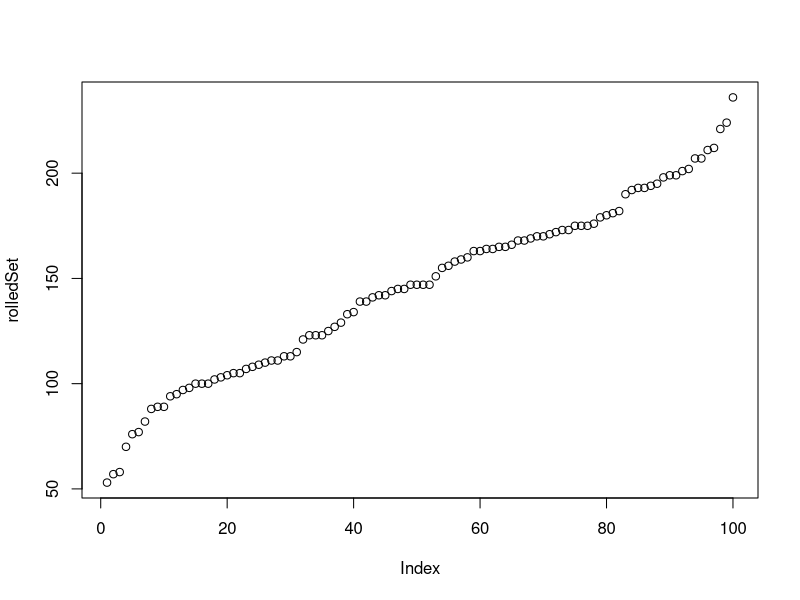
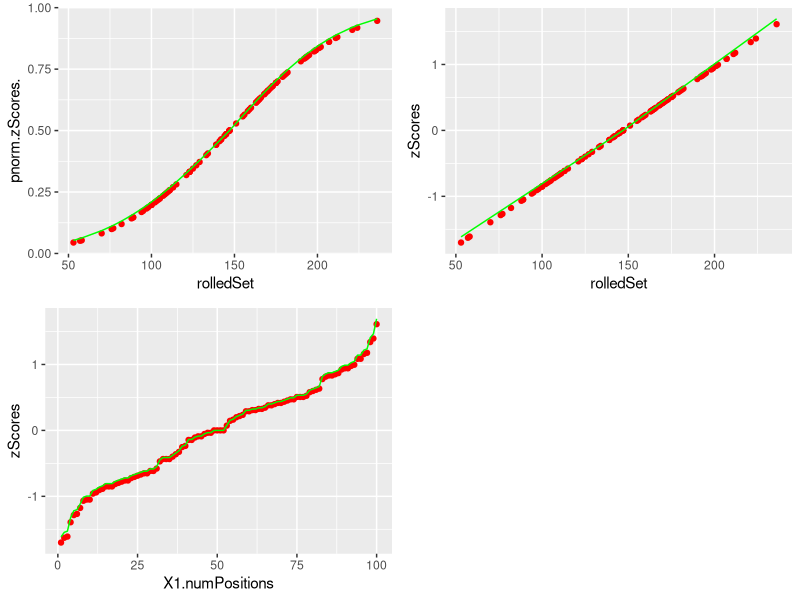

Write R code to recreate these figures, in order.
library(parallel)
require(ggplot2)
require(gridExtra)

numDice = 10
dice = c(4,6,8,10,12,20,100)
numPositions = 100

diceSet = sample(dice,numDice,replace=TRUE)

rolledSet <- sort(unlist(mclapply(1:numPositions, function (x)
  {
  roll <- mclapply(diceSet, function(x)
    {
    rolled <- sample(1:x,1)
    return(rolled)
  })
  return(sum(unlist(roll)))
})))

plot(rolledSet)

probs <- c(0, .1, .25, .5, .75, .9, 1)
bowleysSummary <- quantile(rolledSet, probs)

m <-median(rolledSet)

bowleyDeltaMedianSqr <- (bowleysSummary-m)^2

#multiplying by % delta's = dividing by that amount if every value were deviated by median multiplied by that % equivalence (i.e. 1/count)
stratifiedMAD <- sqrt(sum(diff(probs, lag = 1, differences = 1) * c(bowleyDeltaMedianSqr[1:3],bowleyDeltaMedianSqr[5:7])))

zScores <- (rolledSet-m)/stratifiedMAD

lowerSum <- abs(sum(zScores[zScores<0]))
upperSum <- sum(zScores[zScores>0])
average <- mean(c(lowerSum,upperSum))

lowerFactor <- abs(lowerSum)/average
upperFactor <- abs(upperSum)/average

lower <- which(zScores<0)
upper <- which(zScores>0)

colors <- rainbow(2)

transformed <- zScores
transformed[lower] <- zScores[lower]*upperFactor
transformed[upper] <- zScores[upper]*lowerFactor

mean(zScores)
mean(transformed)

df <- data.frame(rolledSet,pnorm(zScores),pnorm(transformed))

plot1 <- ggplot(df, aes(rolledSet)) +                  # basic graphical object
  geom_point(aes(y=pnorm.zScores.), colour="red") +  # first layer
  geom_line(aes(y=pnorm.transformed.), colour="green")  # second layer

df <- data.frame(rolledSet,zScores,transformed)

plot2 <- ggplot(df, aes(rolledSet)) +                  # basic graphical object
  geom_point(aes(y=zScores), colour="red") +  # first layer
  geom_line(aes(y=transformed), colour="green")  # second layer

df <- data.frame(1:numPositions,zScores,transformed)

plot3 <- ggplot(df, aes(X1.numPositions)) +                    # basic graphical object
  geom_point(aes(y=zScores), colour="red") +  # first layer
  geom_line(aes(y=transformed), colour="green")  # second layer

grid.arrange(plot1, plot2, plot3, ncol=2, nrow=2)

summary(pnorm(zScores))
summary(pnorm(transformed))
